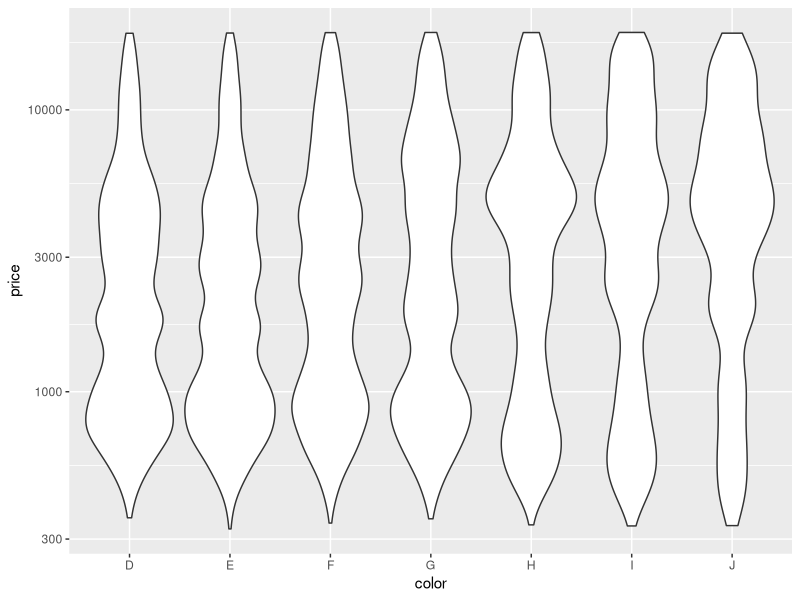
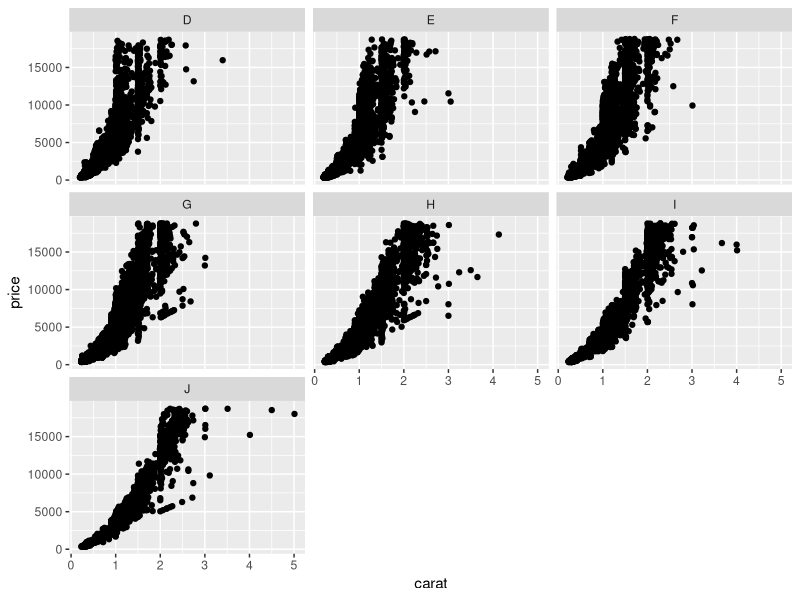
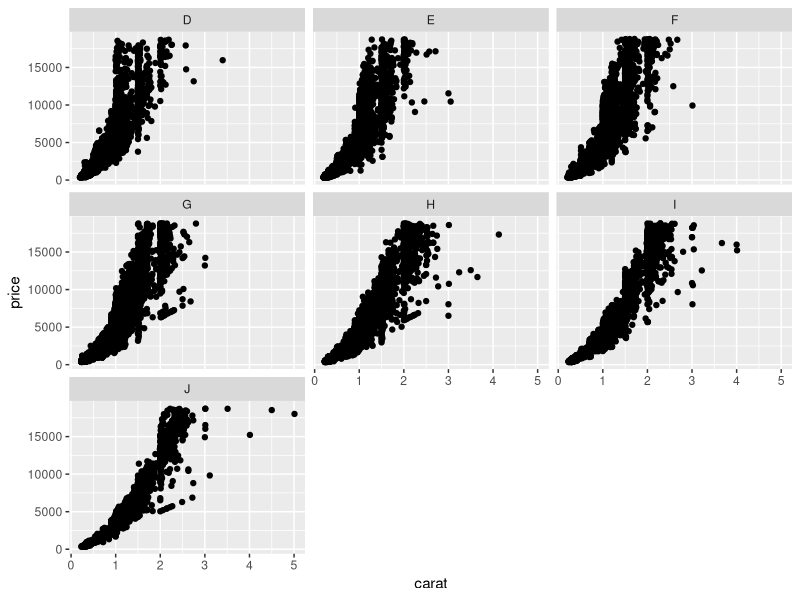

Generate these figures, in order, with R:
# Exercise 2: advanced ggplot2 practice

# Install and load the `ggplot2` package
#install.packages('ggplot2')
library("ggplot2")
library("dplyr")

# For this exercise you will again be working with the `diamonds` data set.
# Use `?diamonds` to review details about this data set
?diamonds

## Position Adjustments

# Draw a column (bar) chart of diamonds cuts by price, with each bar filled by 
# clarity. You should see a _stacked_ bar chart.
cuts_by_price <- ggplot(diamonds) +
  geom_col(
    mapping = aes(x = cut, y = price, color = clarity)
    )
# print(cuts_by_price)

# Draw the same chart again, but with each element positioned to "fill" the y axis
cuts_by_price2 <- ggplot(diamonds) +
  geom_col(
    mapping = aes(x = cut, y = price, fill = clarity), position = "fill"
    )
# print(cuts_by_price2)

# Draw the same chart again, but with each element positioned to "dodge" each other
cuts_by_price3 <- ggplot(diamonds) +
  geom_col(
    mapping = aes(x = cut, y = price, fill = clarity), position = "dodge"
    )
# print(cuts_by_price3)

# Draw a plot with point geometry with the x-position mapped to `cut` and the 
# y-position mapped to `clarity`
# This creates a "grid" grouping the points
cut_clarity <- ggplot(diamonds) +
  geom_point(
    mapping = aes(x = cut, y = clarity)
    )

# print(cut_clarity)

# Use the "jitter" position adjustment to keep the points from all overlapping!
# (This works a little better with a sample of diamond data, such as from the 
# previous exercise).
cut_clarity_j <- ggplot(diamonds) +
  geom_point(
    mapping = aes(x = cut, y = clarity), position = "jitter"
  )

# print(cut_clarity_j)


## Scales

# Draw a "boxplot" (with `geom_boxplot`) for the diamond's price (y) by color (x)
price_color <- ggplot(diamonds) +
  geom_boxplot(
    mapping = aes(x = color, y = price)
  )

# print(price_color)

# This has a lot of outliers, making it harder to read. To fix this, draw the 
# same plot but with a _logarithmic_ scale for the y axis.
price_color_log <- ggplot(diamonds) +
  geom_boxplot(
    mapping = aes(x = color, y = price) 
  ) + scale_y_log10()

# print(price_color_log)

# For another version, draw the same plot but with `violin` geometry instead of 
# `boxplot` geometry!
# How does the logarithmic scale change the data presentation?
price_color_vio <- ggplot(diamonds) +
  geom_violin(
    mapping = aes(x = color, y = price) 
  ) + scale_y_log10()

 print(price_color_vio)

# Another interesting plot: draw a plot of the diamonds price (y) by carat (x), 
# using a heatmap of 2d bins (geom_bin2d)
# What happens when you make the x and y channels scale logarithmically?
 p_c_heatmap <- ggplot(diamonds) +
   geom_bin2d(
     mapping = aes(x = carat, y = price)
   ) + scale_y_log10() +  scale_x_log10()

# print(p_c_heatmap)

# Draw a scatter plot for the diamonds price (y) by carat (x). Color each point
# by the clarity (Remember, this will take a while. Use a sample of the diamonds 
# for faster results)
 diamonds_sample <- sample_n(diamonds, 100)
 scatter_price <- ggplot(diamonds_sample) +
   geom_point(
     mapping = aes(x = carat, y = price, color = clarity)
   )
 #print(scatter_price)


# Change the color of the previous plot using a ColorBrewer scale of your choice. 
# What looks nice?
 scatter_price_2 <- ggplot(diamonds_sample) +
   geom_point(
     mapping = aes(x = carat, y = price, color = clarity)
   ) + scale_color_brewer(palette = "Accent")
# print(scatter_price_2)


## Coordinate Systems

# Draw a bar chart with x-position and fill color BOTH mapped to cut
# For best results, SET the `width` of the geometry to be 1 (fill plot, no space
# between)
# TIP: You can save the plot to a variable for easier modifications
cut_bar <- ggplot(diamonds) +
  geom_col(
    mapping = aes(x = cut, y = price, fill = cut)
  )

# print(cut_bar)

# Draw the same chart, but with the coordinate system flipped
cut_bar2 <- ggplot(diamonds) +
  geom_col(
    mapping = aes(x = cut, y = price, fill = cut)
  ) + coord_flip()

# print(cut_bar2)

# Draw the same chart, but in a polar coordinate system. It's a Coxcomb chart!
cut_bar3 <- ggplot(diamonds_sample) +
  geom_col(
    mapping = aes(x = cut, y = price, fill = cut)
  ) + coord_polar()

# print(cut_bar3)

## Facets

# Take the scatter plot of price by carat data (colored by clarity) and add 
# _facets_ based on the diamond's `color`
facets1 <- ggplot(diamonds) +
  geom_point(
    mapping = aes(x = carat, y = price)
  ) + facet_wrap(~color)

print(facets1)


## Saving Plots

# Use the `ggsave()` function to save the current (recent) plot to disk.
# Name the output file "my-plot.png".
# Make sure you've set the working directory!!
ggsave("my-plot.png", facets1)

